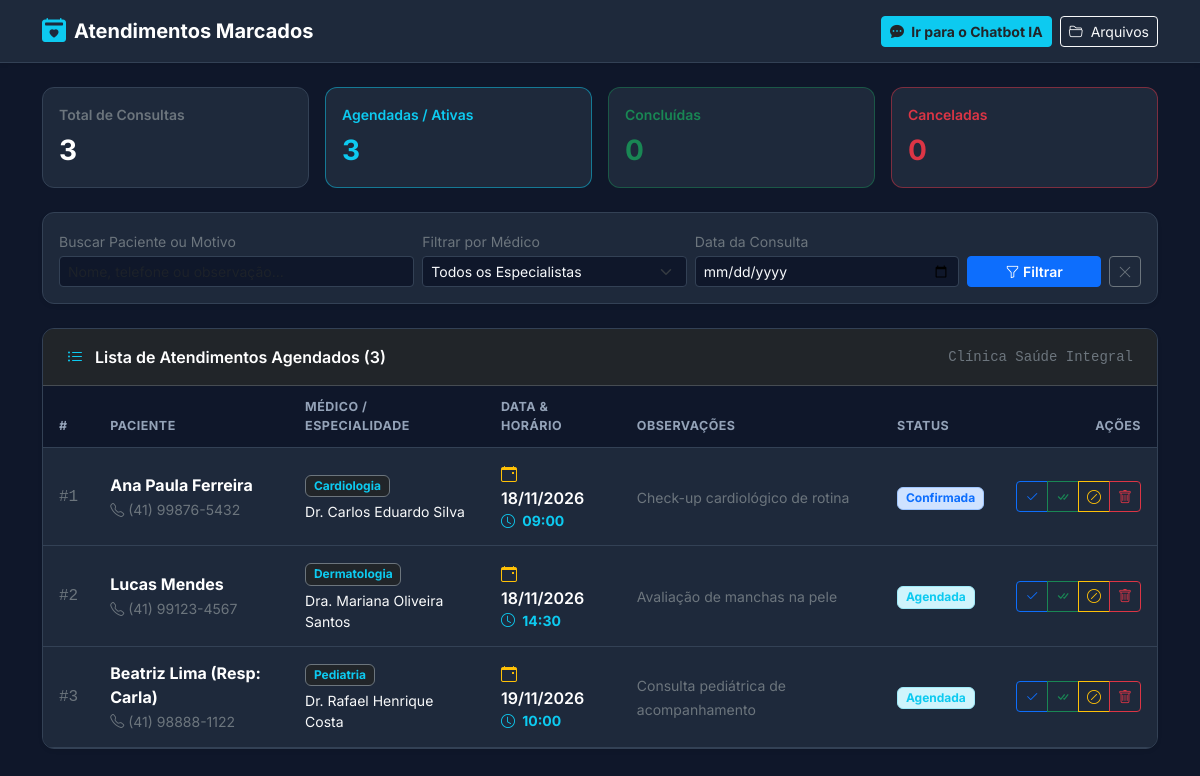
The page / on the database its author committed.
### tables this page shows
CREATE TABLE IF NOT EXISTS `consultas_medicas` (
  `id` INT AUTO_INCREMENT PRIMARY KEY,
  `paciente_id` INT NOT NULL,
  `medico_id` INT NOT NULL,
  `data_consulta` DATE NOT NULL,
  `hora_consulta` TIME NOT NULL,
  `observacoes` TEXT NULL,
  `status` VARCHAR(30) DEFAULT 'Agendada',
  `criado_em` TIMESTAMP DEFAULT CURRENT_TIMESTAMP,
  CONSTRAINT `fk_consultas_paciente`
    FOREIGN KEY (`paciente_id`) REFERENCES `pacientes`(`id`)
    ON DELETE CASCADE
    ON UPDATE CASCADE,
  CONSTRAINT `fk_consultas_medico`
    FOREIGN KEY (`medico_id`) REFERENCES `medicos`(`id`)
    ON DELETE CASCADE
    ON UPDATE CASCADE
);

CREATE TABLE IF NOT EXISTS `pacientes` (
  `id` INT AUTO_INCREMENT PRIMARY KEY,
  `nome` VARCHAR(120) NOT NULL,
  `telefone` VARCHAR(40) NOT NULL,
  `email` VARCHAR(120) NULL,
  `criado_em` TIMESTAMP DEFAULT CURRENT_TIMESTAMP
);

CREATE TABLE IF NOT EXISTS `medicos` (
  `id` INT AUTO_INCREMENT PRIMARY KEY,
  `nome` VARCHAR(120) NOT NULL,
  `especialidade` VARCHAR(80) NOT NULL,
  `crm` VARCHAR(30) NOT NULL,
  `horario_atendimento` VARCHAR(120) NOT NULL
);

### index.php (the view, shortened to what this page needs)
<?php
$pdo = null;
$dbStatus = false;
if (!$dbStatus) {
    try {
        $pdo = new PDO(
            "mysql:host=SEU_HOST_MYSQL;dbname=SEU_BANCO_MYSQL;charset=utf8mb4",
            "SEU_USUARIO_MYSQL",
            "SUA_SENHA_MYSQL_AQUI",
            [
                PDO::ATTR_ERRMODE => PDO::ERRMODE_EXCEPTION,
                PDO::ATTR_DEFAULT_FETCH_MODE => PDO::FETCH_ASSOC
            ]
        );
    } catch (Exception $e) {
        die("Erro ao conectar ao banco de dados: " . $e->getMessage());
    }
}
$filtroData   = isset($_GET['data']) ? trim($_GET['data']) : '';
$filtroBusca  = isset($_GET['busca']) ? trim($_GET['busca']) : '';
$sql = "SELECT c.*, p.nome AS paciente_nome, p.telefone AS paciente_telefone, m.nome AS medico_nome, m.especialidade, m.crm
        FROM consultas_medicas c
        JOIN pacientes p ON c.paciente_id = p.id
        JOIN medicos m ON c.medico_id = m.id
        WHERE 1=1";
$params = [];
$sql .= " ORDER BY c.data_consulta ASC, c.hora_consulta ASC";
$stmt = $pdo->prepare($sql);
$stmt->execute($params);
$atendimentos = $stmt->fetchAll();
$totalGeral      = (int) $pdo->query("SELECT COUNT(*) FROM consultas_medicas")->fetchColumn();
$totalAgendadas  = (int) $pdo->query("SELECT COUNT(*) FROM consultas_medicas WHERE status IN ('Agendada', 'Confirmada')")->fetchColumn();
$totalConcluidas = (int) $pdo->query("SELECT COUNT(*) FROM consultas_medicas WHERE status = 'Concluída'")->fetchColumn();
$totalCanceladas = (int) $pdo->query("SELECT COUNT(*) FROM consultas_medicas WHERE status = 'Cancelada'")->fetchColumn();
?>
<!DOCTYPE html>
<html lang="pt-br">
<head>
    <link href="https://cdn.jsdelivr.net/npm/bootstrap@5.3.3/dist/css/bootstrap.min.css" rel="stylesheet">
    <link rel="stylesheet" href="https://cdn.jsdelivr.net/npm/bootstrap-icons@1.11.3/font/bootstrap-icons.min.css">
</head>
<body>
    <nav class="navbar navbar-expand-lg navbar-dark navbar-custom shadow-sm mb-4">
        <div class="container">
            <a class="navbar-brand fw-bold d-flex align-items-center gap-2" href="atendimentos.php">
                <i class="bi bi-calendar2-heart-fill text-info fs-4"></i>
                <span>Atendimentos Marcados</span>
            </a>
            <div class="d-flex align-items-center gap-2">
                <a href="index.php" class="btn btn-info btn-sm text-dark fw-bold">
                    <i class="bi bi-chat-dots-fill me-1"></i> Ir para o Chatbot IA
                </a>
                <a href="../../../home.php" class="btn btn-outline-light btn-sm">
                    <i class="bi bi-folder2-open me-1"></i> Arquivos
                </a>
            </div>
        </div>
    </nav>
    <div class="container pb-5">
        <div class="row g-3 mb-4">
            <div class="col-6 col-md-3">
                <div class="card card-stat p-3">
                    <div class="text-secondary small fw-semibold">Total de Consultas</div>
                    <div class="fs-3 fw-bold text-white mt-1"><?php echo $totalGeral; ?></div>
                </div>
            </div>
            <div class="col-6 col-md-3">
                <div class="card card-stat p-3 border-info border-opacity-50">
                    <div class="text-info small fw-semibold">Agendadas / Ativas</div>
                    <div class="fs-3 fw-bold text-info mt-1"><?php echo $totalAgendadas; ?></div>
                </div>
            </div>
            <div class="col-6 col-md-3">
                <div class="card card-stat p-3 border-success border-opacity-50">
                    <div class="text-success small fw-semibold">Concluídas</div>
                    <div class="fs-3 fw-bold text-success mt-1"><?php echo $totalConcluidas; ?></div>
                </div>
            </div>
            <div class="col-6 col-md-3">
                <div class="card card-stat p-3 border-danger border-opacity-50">
                    <div class="text-danger small fw-semibold">Canceladas</div>
                    <div class="fs-3 fw-bold text-danger mt-1"><?php echo $totalCanceladas; ?></div>
                </div>
            </div>
        </div>
        <div class="card card-panel p-3 mb-4 shadow-sm">
            <form method="GET" class="row g-2 align-items-end">
                <div class="col-md-4">
                    <label class="form-label small text-secondary mb-1">Buscar Paciente ou Motivo</label>
                    <input type="text" name="busca" class="form-control form-control-sm form-control-dark" placeholder="Nome, telefone ou observação..." value="<?php echo htmlspecialchars($filtroBusca); ?>">
                </div>
                <div class="col-md-3">
                    <label class="form-label small text-secondary mb-1">Filtrar por Médico</label>
                    <select name="medico_id" class="form-select form-select-sm form-select-dark">
                        <option value="0">Todos os Especialistas</option>
                    </select>
                </div>
                <div class="col-md-3">
                    <label class="form-label small text-secondary mb-1">Data da Consulta</label>
                    <input type="date" name="data" class="form-control form-control-sm form-control-dark" value="<?php echo htmlspecialchars($filtroData); ?>">
                </div>
                <div class="col-md-2 d-flex gap-2">
                    <button type="submit" class="btn btn-primary btn-sm flex-fill fw-semibold">
                        <i class="bi bi-funnel"></i> Filtrar
                    </button>
                    <a href="atendimentos.php" class="btn btn-outline-secondary btn-sm" title="Limpar Filtros">
                        <i class="bi bi-x-lg"></i>
                    </a>
                </div>
            </form>
        </div>
        <div class="card card-panel shadow-sm overflow-hidden">
            <div class="card-header bg-dark border-bottom border-secondary border-opacity-50 d-flex justify-content-between align-items-center py-3 px-4">
                <span class="fw-semibold text-white">
                    <i class="bi bi-list-ul text-info me-2"></i> Lista de Atendimentos Agendados (<?php echo count($atendimentos); ?>)
                </span>
                <small class="text-secondary font-monospace">Clínica Saúde Integral</small>
            </div>
            <div class="table-responsive">
                <table class="table table-dark-custom table-hover">
                    <thead>
                        <tr>
                            <th>#</th>
                            <th>Paciente</th>
                            <th>Médico / Especialidade</th>
                            <th>Data & Horário</th>
                            <th>Observações</th>
                            <th>Status</th>
                            <th class="text-end">Ações</th>
                        </tr>
                    </thead>
                    <tbody>
                        <?php if (empty($atendimentos)): ?>
                            <tr>
                                <td colspan="7" class="text-center text-secondary py-5">
                                    <i class="bi bi-calendar-x fs-1 d-block mb-2 opacity-50"></i>
                                    Nenhum atendimento encontrado com os critérios selecionados.
                                </td>
                            </tr>
                        <?php else: ?>
                            <?php foreach ($atendimentos as $at):
                                $badgeClass = 'bg-info-subtle text-info border-info-subtle';
                                if ($at['status'] === 'Confirmada') $badgeClass = 'bg-primary-subtle text-primary border-primary-subtle';
                            ?>
                            <tr>
                                <td class="text-secondary font-monospace">#<?php echo $at['id']; ?></td>
                                <td>
                                    <div class="fw-bold text-white"><?php echo htmlspecialchars($at['paciente_nome']); ?></div>
                                    <small class="text-secondary"><i class="bi bi-telephone me-1"></i><?php echo htmlspecialchars($at['paciente_telefone']); ?></small>
                                </td>
                                <td>
                                    <span class="badge bg-dark border border-secondary text-info mb-1"><?php echo htmlspecialchars($at['especialidade']); ?></span>
                                    <div class="small text-light"><?php echo htmlspecialchars($at['medico_nome']); ?></div>
                                </td>
                                <td>
                                    <div class="fw-semibold text-white">
                                        <i class="bi bi-calendar-event text-warning me-1"></i>
                                        <?php echo date('d/m/Y', strtotime($at['data_consulta'])); ?>
                                    </div>
                                    <div class="small text-info fw-bold">
                                        <i class="bi bi-clock me-1"></i> <?php echo substr($at['hora_consulta'], 0, 5); ?>
                                    </div>
                                </td>
                                <td>
                                    <small class="text-secondary">
                                        <?php echo !empty($at['observacoes']) ? htmlspecialchars($at['observacoes']) : '<em>Sem observações</em>'; ?>
                                    </small>
                                </td>
                                <td>
                                    <span class="badge border <?php echo $badgeClass; ?>"><?php echo htmlspecialchars($at['status']); ?></span>
                                </td>
                                <td class="text-end">
                                    <div class="btn-group btn-group-sm">
                                        <a href="atendimentos.php?acao=confirmar&id=<?php echo $at['id']; ?>" class="btn btn-outline-primary" title="Confirmar Presença">
                                            <i class="bi bi-check2"></i>
                                        </a>
                                        <a href="atendimentos.php?acao=concluir&id=<?php echo $at['id']; ?>" class="btn btn-outline-success" title="Marcar como Concluída">
                                            <i class="bi bi-check-all"></i>
                                        </a>
                                        <a href="atendimentos.php?acao=cancelar&id=<?php echo $at['id']; ?>" class="btn btn-outline-warning" title="Cancelar Consulta">
                                            <i class="bi bi-slash-circle"></i>
                                        </a>
                                        <a href="atendimentos.php?acao=excluir&id=<?php echo $at['id']; ?>" class="btn btn-outline-danger" title="Excluir Registro" onclick="return confirm('Deseja excluir permanentemente este registro?')">
                                            <i class="bi bi-trash"></i>
                                        </a>
                                    </div>
                                </td>
                            </tr>
                            <?php endforeach; ?>
                        <?php endif; ?>
                    </tbody>
                </table>
            </div>
        </div>
    </div>
</body>
</html>

### index.php (style rules this page uses)
body { background-color: #0f172a; color: #f8fafc; font-family: 'Inter', sans-serif; min-height: 100vh; }
.navbar-custom { background-color: #1e293b; border-bottom: 1px solid #334155; }
.card-stat { background-color: #1e293b; border: 1px solid #334155; border-radius: 12px; transition: transform 0.15s; }
.card-panel { background-color: #1e293b; border: 1px solid #334155; border-radius: 12px; }
.form-control-dark, .form-select-dark { background-color: #0f172a; border: 1px solid #334155; color: #f8fafc; }
.table-dark-custom { --bs-table-bg: #1e293b; --bs-table-hover-bg: #263349; --bs-table-color: #f8fafc; border-color: #334155; margin-bottom: 0; }
.table-dark-custom th { background-color: #0f172a; color: #94a3b8; font-size: 0.78rem; text-transform: uppercase; letter-spacing: 0.5px; border-bottom: 1px solid #334155; padding: 12px 16px; }
.table-dark-custom td { padding: 14px 16px; vertical-align: middle; border-bottom: 1px solid #334155; }

### rows shown on the page
consultas_medicas: id "1", paciente.nome "Ana Paula Ferreira", paciente.telefone "(41) 99876-5432", medico.especialidade "Cardiologia", medico.nome "Dr. Carlos Eduardo Silva", data_consulta "18/11/2026", hora_consulta "09:00", observacoes "Check-up cardiológico de rotina", status "Confirmada"
consultas_medicas: id "2", paciente.nome "Lucas Mendes", paciente.telefone "(41) 99123-4567", medico.especialidade "Dermatologia", medico.nome "Dra. Mariana Oliveira Santos", data_consulta "18/11/2026", hora_consulta "14:30", observacoes "Avaliação de manchas na pele", status "Agendada"
consultas_medicas: id "3", paciente.nome "Beatriz Lima (Resp: Carla)", paciente.telefone "(41) 98888-1122", medico.especialidade "Pediatria", medico.nome "Dr. Rafael Henrique Costa", data_consulta "19/11/2026", hora_consulta "10:00", observacoes "Consulta pediátrica de acompanhamento", status "Agendada"

### other values the page prints
$totalGeral "3"
$totalAgendadas "3"
$totalConcluidas "0"
$totalCanceladas "0"
count($atendimentos) "3"
